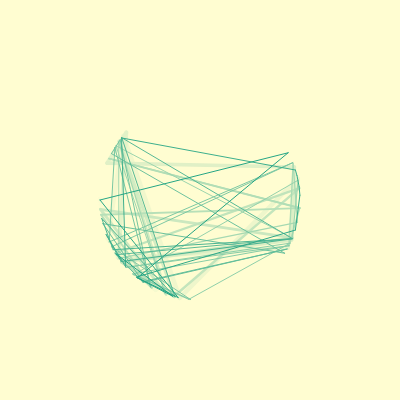
Frame 1 (no input)
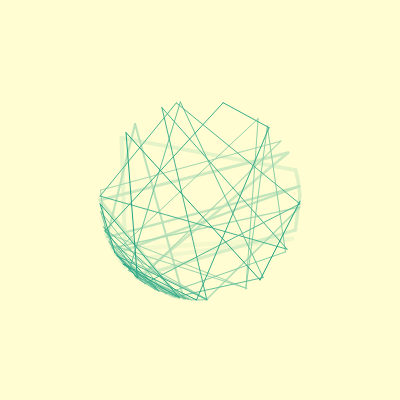
Frame 60 (no input)
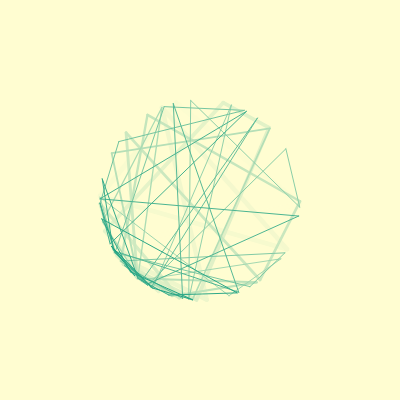
Frame 120 (the mouse pressed at the canvas centre since frame 60)

The p5.js sketch that drew these frames (run headless with seeded random() and noise() and a simulated clock; from frame 60 on, the mouse is pressed at the canvas centre):

// p5.js sketch
// ── sketch.js
// https://openprocessing.org/sketch/1349756
r = 100;
let c1, c2, a1, prev;

function setup() {
  createCanvas(400, 400);
  c1 = color(255, 253, 209);
  c2 = color(26, 161, 129);
  a1 = random(0, TWO_PI);

  let pref = [
    random(0, PI / 2),
    random(PI / 2, PI),
    random(PI, (3 * PI) / 2),
    random((3 * PI) / 2, TWO_PI),
  ];
  let offset = PI / 12;

  prev = [];
  for (let i = 0; i < 80; i++) {
    strokeWeight(max(5 - i / 8, 1));
    stroke(lerpColor(c1, c2, i / 80));
    if (random() < 0.4) a2 = noise(cos(a1), sin(a1)) * TWO_PI;
    else a2 = random(pref) + random(-offset, offset);
    prev.push(a2);
    a1 = a2;
  }
}

function draw() {
  background(255, 253, 209);
  translate(200, 200);
  let pref = [
    random(0, PI / 2),
    random(PI / 2, PI),
    random(PI, (3 * PI) / 2),
    random((3 * PI) / 2, TWO_PI),
  ];
  let offset = PI / 12;

  for (let i = 0; i < 80; i++) {
    strokeWeight(max(5 - i / 8, 1));
    stroke(lerpColor(c1, c2, i / 80));
    a2 = prev[i];
    line(r * cos(a1), r * sin(a1), r * cos(a2), r * sin(a2));
    a1 = a2;
  }
  if (random() < 0.4) a2 = noise(cos(a1), sin(a1)) * TWO_PI;
  else a2 = random(pref) + random(-offset, offset);
  prev.shift();
  prev.push(a2);
}
